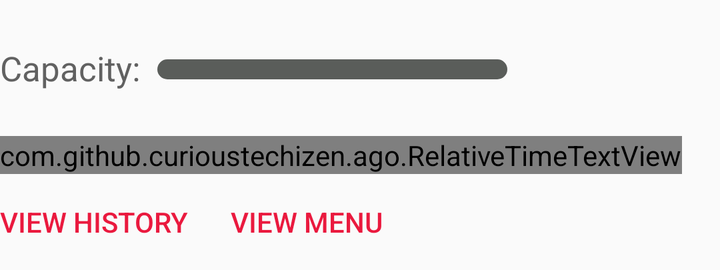
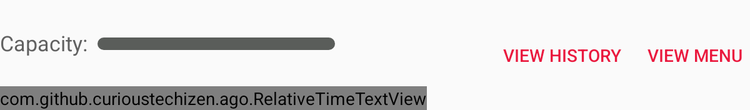

The same Android screen from two of the app's own layout files: first res/layout/ as a phone draws it, then the repository's variant for another configuration, drawn on a device whose configuration selects that folder. Both files follow.
<!-- AndroidManifest.xml: application theme AppTheme -->
<!-- res/layout/native_material_largeimage_inner_base_main.xml -->
<RelativeLayout xmlns:android="http://schemas.android.com/apk/res/android"
    xmlns:app="http://schemas.android.com/apk/res-auto"
    android:orientation="horizontal"
    android:layout_width="match_parent"
    android:layout_height="wrap_content">

    <LinearLayout
        android:layout_width="match_parent"
        android:layout_height="wrap_content"
        android:orientation="vertical">

        <TextView
            android:id="@+id/hours"
            android:layout_width="wrap_content"
            android:layout_height="wrap_content"
            android:textSize="17sp" />

        <LinearLayout
            android:layout_width="wrap_content"
            android:layout_height="wrap_content"
            android:orientation="horizontal">

            <TextView
                android:layout_width="wrap_content"
                android:layout_height="wrap_content"
                android:id="@+id/capacityLabel"
                android:textColor="@color/md_grey_700"
                android:textSize="17sp"
                android:text="Capacity:  " />

            <ProgressBar
                android:layout_marginTop="7dp"
                android:id="@+id/bar"
                android:layout_width="175dp"
                android:layout_height="10dp"
                android:progressDrawable="@drawable/capacity_bar"
                style="@style/Widget.AppCompat.ProgressBar.Horizontal" />

            <TextView
                android:layout_width="wrap_content"
                android:layout_height="wrap_content"
                android:textSize="15sp"
                android:layout_marginLeft="3dp"
                android:id="@+id/percent" />
        </LinearLayout>

        <TextView
            android:layout_width="wrap_content"
            android:layout_height="wrap_content"
            android:id="@+id/capacityText"
            android:textColor="@color/md_grey_500"
            android:textSize="17sp" />

        <com.github.curioustechizen.ago.RelativeTimeTextView
            android:id="@+id/timestamp"
            android:layout_width="wrap_content"
            android:layout_height="wrap_content"
            android:textColor="@color/md_grey_500"
            app:relative_time_prefix="Last updated: " />

        <LinearLayout
            android:layout_width="match_parent"
            android:layout_height="wrap_content"
            android:orientation="horizontal">

            <Button
                android:id="@+id/viewHistory"
                android:layout_width="wrap_content"
                android:layout_height="wrap_content"
                android:paddingTop="0dp"
                android:layout_marginTop="0dp"
                android:paddingRight="15dp"
                android:layout_centerVertical="true"
                android:background="@android:color/transparent"
                android:text="View History"
                android:textColor="@drawable/text_button" />

            <Button
                android:id="@+id/viewMenu"
                android:layout_width="wrap_content"
                android:layout_height="wrap_content"
                android:paddingTop="0dp"
                android:layout_marginTop="0dp"
                android:layout_gravity="right"
                android:background="@android:color/transparent"
                android:text="View Menu"
                android:textColor="@drawable/text_button" />

        </LinearLayout>
    </LinearLayout>
</RelativeLayout>
<!-- resources referenced by this layout -->
<resources>
  <color name="md_grey_500">#9E9E9E</color>
  <color name="md_grey_700">#616161</color>
  <!-- drawable capacity_bar (drawable) -->
  <?xml version="1.0" encoding="utf-8"?>
  <layer-list xmlns:android="http://schemas.android.com/apk/res/android">
  
      <item android:id="@android:id/background">
          <shape>
              <corners android:radius="5dip" />
              <gradient
                  android:startColor="#ff5a5d5a"
                  android:centerColor="#ff5a5d5a"
                  android:centerY="0.75"
                  android:endColor="#ff5a5d5a"
                  android:angle="270"
                  />
              
          </shape>
      </item>
  
      <item android:id="@android:id/secondaryProgress">
          <clip>
              <shape>
                  <corners android:radius="5dip" />
                  <gradient
                      android:startColor="#80ffd300"
                      android:centerColor="#80ffb600"
                      android:centerY="0.75"
                      android:endColor="#a0ffcb00"
                      android:angle="270"
                      />
              </shape>
          </clip>
      </item>
  
      <item android:id="@android:id/progress">
          <clip>
              <shape>
                  <corners android:radius="5dip" />
                  <gradient
                      android:startColor="#ff39b54a"
                      android:centerColor="#ffed00"
                      android:centerY="0.35"
                      android:endColor="@color/red_primary"
                      android:angle="0"
                      />
              </shape>
          </clip>
      </item>
  
  </layer-list>
  <!-- drawable text_button (drawable) -->
  <?xml version="1.0" encoding="utf-8"?>
  <selector xmlns:android="http://schemas.android.com/apk/res/android">
      <item android:state_pressed="true"
          android:color="@color/red_accent" /> 
      <item android:state_focused="true"
          android:color="@color/red_dark" /> 
      <item android:color="@color/red_primary" /> 
  </selector>
  <!-- from res/values-v21/ -->
  <style name="AppTheme" parent="Theme.AppCompat.Light.NoActionBar">
          <item name="colorPrimary">@color/red_primary</item>
          <item name="colorPrimaryDark">@color/red_dark</item>
          <item name="colorAccent">@color/red_accent</item>
          <item name="android:windowContentTransitions">true</item>
      </style>
  <color name="red_primary">#ea193e</color>
  <color name="red_accent">#ff6d87</color>
  <color name="red_dark">#cb1737</color>
</resources>
<!-- res/layout-large/native_material_largeimage_inner_base_main.xml (the repository's variant of the layout above) -->
<!-- drawn on a 7-inch tablet held upright -->
<RelativeLayout xmlns:android="http://schemas.android.com/apk/res/android"
    xmlns:app="http://schemas.android.com/apk/res-auto"
    android:orientation="horizontal"
    android:layout_width="match_parent"
    android:layout_height="wrap_content">

    <LinearLayout
        android:layout_width="match_parent"
        android:layout_height="wrap_content"
        android:orientation="vertical">

        <TextView
            android:id="@+id/hours"
            android:layout_width="wrap_content"
            android:layout_height="wrap_content"
            android:textSize="17sp" />

        <LinearLayout
            android:layout_width="wrap_content"
            android:layout_height="wrap_content"
            android:orientation="horizontal">

            <TextView
                android:layout_width="wrap_content"
                android:layout_height="wrap_content"
                android:textSize="17sp"
                android:textColor="@color/md_grey_700"
                android:id="@+id/capacityLabel"
                android:text="Capacity:  " />

            <ProgressBar
                android:layout_marginTop="7dp"
                android:id="@+id/bar"
                android:layout_width="190dp"
                android:layout_height="10dp"
                android:progressDrawable="@drawable/capacity_bar"
                style="@style/Widget.AppCompat.ProgressBar.Horizontal" />

            <TextView
                android:layout_width="wrap_content"
                android:layout_height="wrap_content"
                android:textSize="15sp"
                android:layout_marginLeft="1dp"
                android:id="@+id/percent"/>
        </LinearLayout>

        <TextView
            android:layout_width="wrap_content"
            android:layout_height="wrap_content"
            android:id="@+id/capacityText"
            android:textColor="@color/md_grey_500"
            android:textSize="17sp"/>

        <com.github.curioustechizen.ago.RelativeTimeTextView
            android:id="@+id/timestamp"
            android:layout_width="wrap_content"
            android:layout_height="wrap_content"
            android:textColor="@color/md_grey_500"
            app:relative_time_prefix="Last updated: "/>

    </LinearLayout>

    <Button
        android:id="@+id/viewHistory"
        android:layout_width="wrap_content"
        android:layout_height="wrap_content"
        android:paddingTop="0dp"
        android:layout_marginTop="0dp"
        android:paddingRight="15dp"
        android:layout_toLeftOf="@id/viewMenu"
        android:layout_centerVertical="true"
        android:background="@android:color/transparent"
        android:text="View History"
        android:textColor="@drawable/text_button"/>

    <Button
        android:id="@+id/viewMenu"
        android:layout_width="wrap_content"
        android:layout_height="wrap_content"
        android:paddingTop="0dp"
        android:layout_marginTop="0dp"
        android:layout_alignParentRight="true"
        android:layout_centerVertical="true"
        android:background="@android:color/transparent"
        android:text="View Menu"
        android:textColor="@drawable/text_button"/>
</RelativeLayout>
